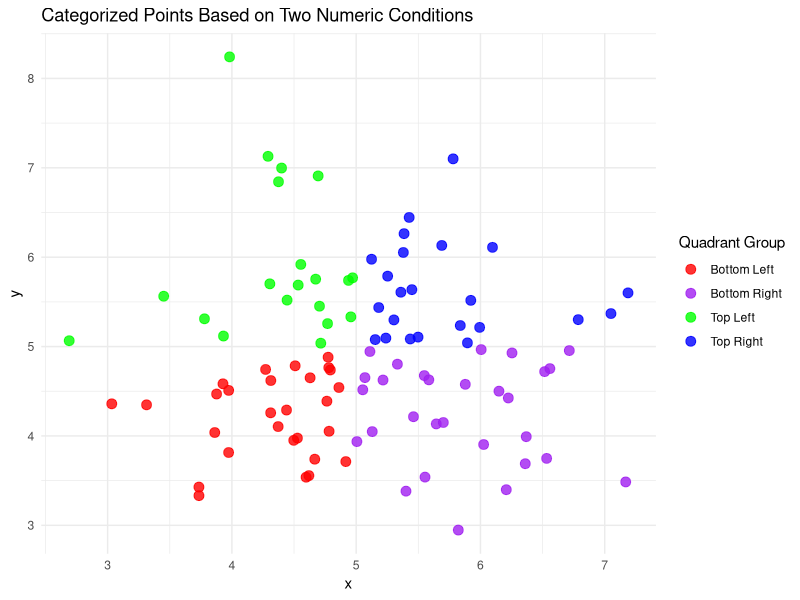

This chart was generated by the following R code:
# Construct a ggplot that categorizes points into
# multiple groups based on two numeric conditions.

# Load necessary libraries
library(ggplot2)
library(dplyr)

# Sample dataset
set.seed(123)
df <- data.frame(
  x = rnorm(100, mean = 5, sd = 1),
  y = rnorm(100, mean = 5, sd = 1)
)

# Create categories based on two numeric conditions
df <- df %>%
  mutate(
    group = case_when(
      x > 5 & y > 5 ~ "Top Right",
      x <= 5 & y > 5 ~ "Top Left",
      x <= 5 & y <= 5 ~ "Bottom Left",
      x > 5 & y <= 5 ~ "Bottom Right"
    )
  )

# Plot the categorized points
ggplot(df, aes(x = x, y = y, color = group)) +
  geom_point(size = 3, alpha = 0.8) +
  scale_color_manual(values = c(
    "Top Right" = "blue",
    "Top Left" = "green",
    "Bottom Left" = "red",
    "Bottom Right" = "purple"
  )) +
  labs(title = "Categorized Points Based on Two Numeric Conditions",
       color = "Quadrant Group") +
  theme_minimal()
